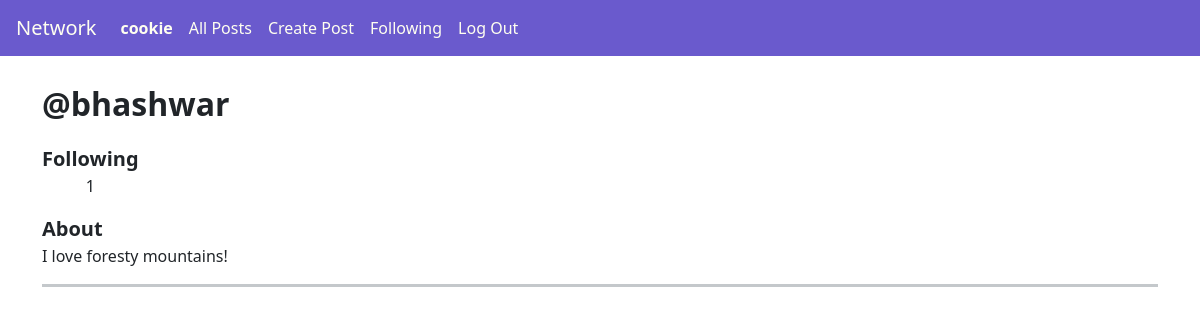
The page /user/bhashwar (signed in) on the database its author committed.
### network/models.py (models this page shows, shortened)
class User(AbstractUser):
    bio = models.CharField(max_length=64, default="")

### network/views.py (the view)
# urls.py: path("user/<str:usr_name>", views.profile, name="profile"),
@login_required
@csrf_exempt
def profile(request, usr_name, page_num=1):
    is_own_profile = False
    if request.user.username == usr_name:
        is_own_profile = True
    try:
        profileUser = User.objects.get(username=usr_name)
    except User.DoesNotExist:
        return HttpResponse(status=404)
    is_following = False
    try:
        if(Follower.objects.filter(user=profileUser, followed_by=request.user)):
            is_following = True
    except Follower.DoesNotExist:
        pass
    followers = Follower.objects.filter(user=profileUser).count()
    followings = Follower.objects.filter(followed_by=profileUser).count()
    connections = {
        "followers": followers,
        "followings": followings
    }
    user_posts = Post.objects.filter(user=profileUser).order_by('-timestamp').all()
    user_posts = formatPosts(request.user, user_posts)
    num_pages, page = createPagination(user_posts, 10, page_num)
    return render(request, "network/profile.html", {
        "user_data": {"username": usr_name, "connections": connections, "bio": profileUser.bio, "is_own_profile": is_own_profile},
        "component_capsule": {"username": usr_name, "follower_count": connections["followers"], "is_following": is_following},
        "data": {"page": page, "num_pages": num_pages, "page_num": page_num, "path": "/user/"+usr_name}
    })

### network/models.py (called while the page is built)
    def serialize(self):
        return {
            'id': self.id,
            'user': self.user.username,
            'post': self.post,
            'likes': self.likes,
            'timestamp': self.timestamp
        }

### network/views.py (called while the page is built)
def checkLiked(user, post):
    has_liked = False
    try:
        if(Like.objects.filter(user_post=post, liked_by=user.id)):
            has_liked = True
    except Like.DoesNotExist:
        pass
    return has_liked

def formatPosts(user, dbposts):
    formattedPosts = []
    for post in dbposts:
        has_liked = checkLiked(user, post)
        is_owner = user.username == post.user.username
        formattedPosts.append({"content": post.serialize(), "liked": has_liked, "is_owner": is_owner})
    return formattedPosts

def createPagination(posts, posts_per_page, page_num):
    p = Paginator(posts, posts_per_page)
    page = list(p.page(page_num).object_list)
    return p.num_pages, page

### network/templates/network/profile.html (shortened to what this page needs)
{% extends "network/layout.html" %}
{% load static %}
{% block body %}
    <div class="border-bottom border-3 border-secondary-subtle mb-3 pb-3">
        <div class="d-flex justify-content-between  mb-3">
            <div class="fs-2 fw-bold">@{{ user_data.username }}</div>
        </div>
        <div class="d-flex flex-row mb-3">
            <div class="align-items-center d-flex flex-column me-3">
                <div class="fs-5 fw-bold">Following</div>
                <div>{{ user_data.connections.followings }}</div>
            </div>
        </div>
        <div class="d-flex flex-column">
            <div class="fs-5 fw-bold">About</div>
            <div>{{ user_data.bio }}</div>
        </div>
    </div>
{% endblock %}

### network/templates/network/layout.html (shortened to what this page needs)
{% load static %}
<!DOCTYPE html>
<html lang="en">
    <head>
        <link href="https://cdn.jsdelivr.net/npm/bootstrap@5.3.0/dist/css/bootstrap.min.css" rel="stylesheet">
        <link rel="stylesheet" href="https://cdn.jsdelivr.net/npm/bootstrap-icons@1.10.5/font/bootstrap-icons.css">
        <link href="{% static 'network/styles.css' %}" rel="stylesheet">
    </head>
    <body>
        <nav class="navbar navbar-expand-lg navbar-light px-3">
            <a style="color: ivory;" class="navbar-brand" href="{% url 'index' %}">Network</a>
            <div>
              <ul class="navbar-nav mr-auto">
                {% if user.is_authenticated %}
                    <li class="nav-item">
                        <a style="color: ivory;" class="nav-link" href="{% url 'profile' user.username %}"><strong>{{ user.username }}</strong></a>
                    </li>
                {% endif %}
                <li class="nav-item">
                  <a style="color: ivory;" class="nav-link" href="{% url 'index' %}">All Posts</a>
                </li>
                {% if user.is_authenticated %}
                    <li class="nav-item">
                        <a style="color: ivory;" class="nav-link" href="{% url 'create' %}">Create Post</a>
                    </li>
                    <li class="nav-item">
                        <a style="color: ivory;" class="nav-link" href="{% url 'following' %}">Following</a>
                    </li>
                    <li class="nav-item">
                        <a style="color: ivory;" class="nav-link" href="{% url 'logout' %}">Log Out</a>
                    </li>
                {% endif %}
              </ul>
            </div>
        </nav>
        <div class="container my-4">
            {% block body %}
            {% endblock %}
        </div>
    </body>
</html>

### network/static/network/styles.css (style rules this page uses)
.navbar { background-color: slateblue; }

### rows shown on the page
User: username "cookie"
User: username "bhashwar", bio "I love foresty mountains!"

### other values the page prints
{{ user_data.connections.followings }} "1"
